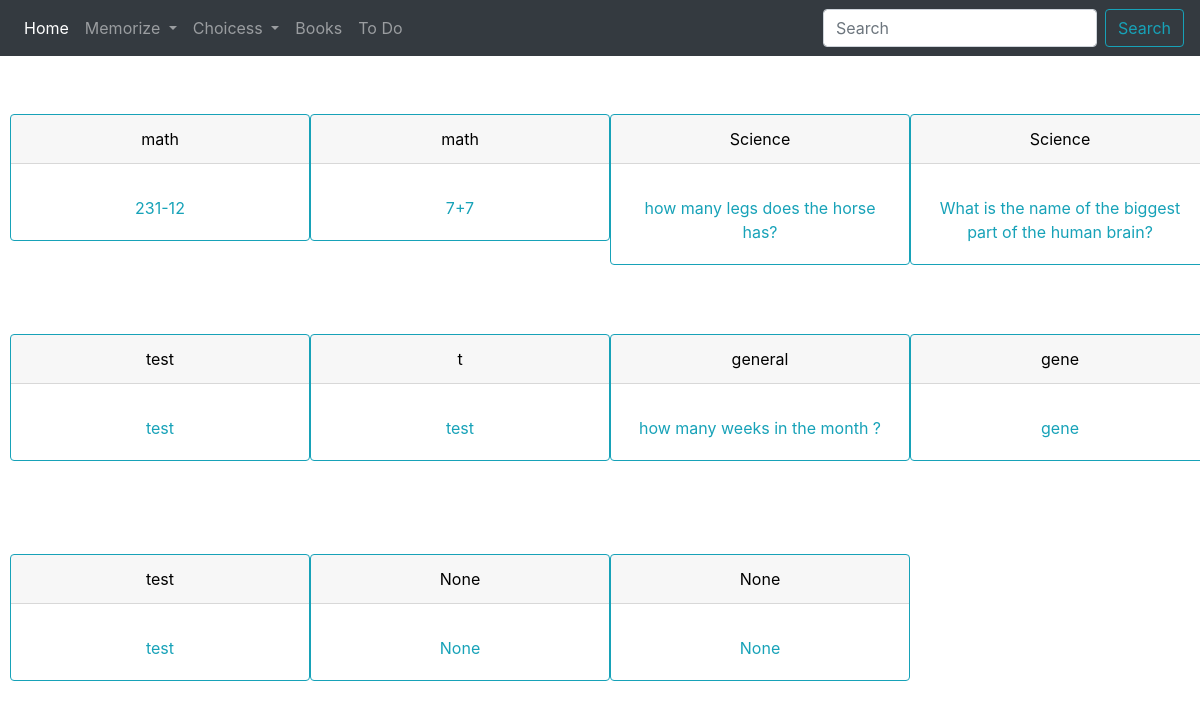
Before: / with the older database file.
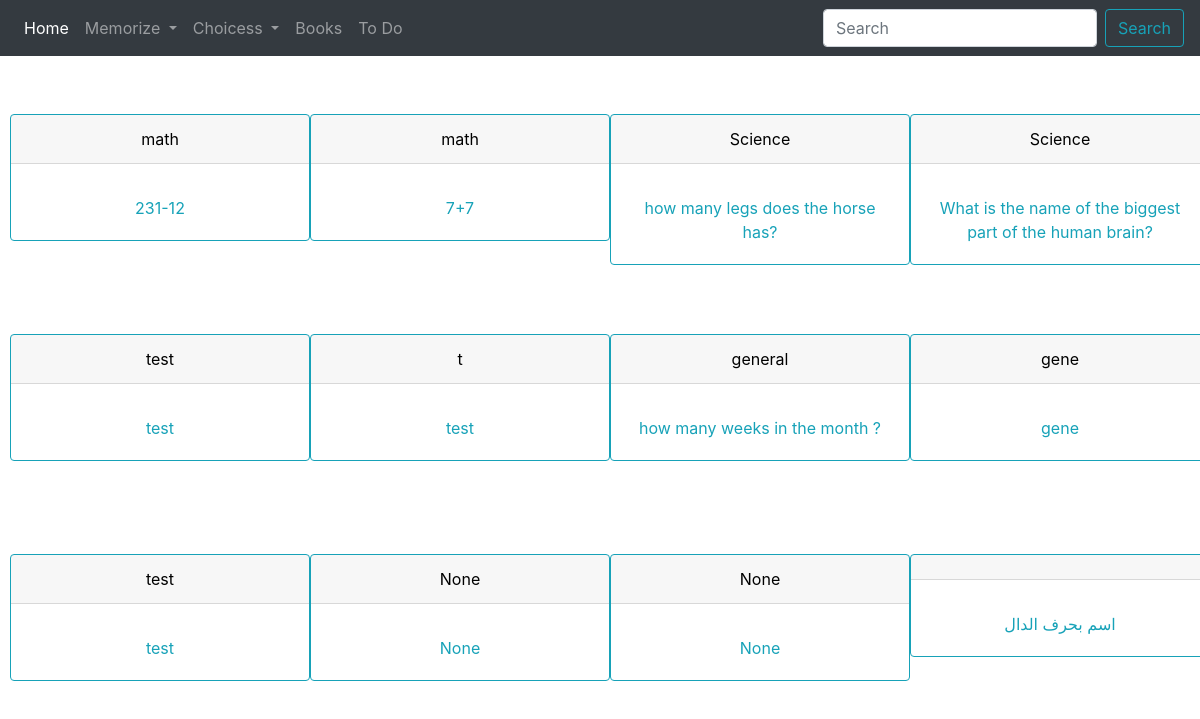
After: the same page with the newer database file.
### cards/models.py (models this page shows, shortened)
class Cards(models.Model):
    title = models.CharField(max_length=200, null=True, blank=True)
    question = models.CharField(max_length=200, null=True, blank=True)
    answer = models.CharField(max_length=200, null=True, blank=True)

### cards/views.py (the view)
# urls.py: path('', views.home_view, name='home'),
def home_view(request):
    obj = Cards.objects.all()
    template_name = 'cards/flash_cards.html'
    context = {'obj': obj}
    return render(request, template_name, context)

### cards/templates/cards/flash_cards.html (shortened to what this page needs)
{% extends 'cards/base.html'%}
{% block body_block%}
{%for o in obj%}
    <div class='column'>
      <div class="flip-card">
        <div class="flip-card-inner">
          <div class="flip-card-front">
            <div class="card border-info mb-3" >
                <div class="card-header">{{o.title}}</div>
                  <div class="card-body text-info">
                    <p class="card-text">{{o.question}}</p>
                  </div>
                        <div class="flip-card-back">
                      <div class="card text-white bg-info mb-3" >
                        <div class="card-header">{{o.title}}</div>
                          <div class="card-body">
                        <h3 class="card-text">{{o.answer}}</h3>
                      </div>
                  </div>
                </div>
              </div>
            </div>
          </div>
        </div>
</div>
{%endfor%}
{% endblock %}

### cards/templates/cards/base.html (shortened to what this page needs)
<!DOCTYPE html>
<html>
<head>
	<link rel="stylesheet" href="https://maxcdn.bootstrapcdn.com/bootstrap/4.0.0/css/bootstrap.min.css">
</head>
<body>
	<div>
	{%include 'cards/nav_bar.html'%}
	</div>
	<br>
	<br>
	<div>
		{% block body_block%}
		{%endblock%}
	</div>
</body>
</html>

### cards/templates/cards/nav_bar.html (shortened to what this page needs)
<nav class="navbar navbar-expand-lg navbar-dark bg-dark">
  <div class="collapse navbar-collapse" id="navbarTogglerDemo01">
    <ul class="navbar-nav mr-auto mt-2 mt-lg-0">
      <li class="nav-item active">
        <a class="nav-link" href="{%url 'home'%}">Home <span class="sr-only">(current)</span></a>
      </li>
        <li class="nav-item dropdown">
        <a class="nav-link dropdown-toggle" href="{%url 'home'%}" id="navbarDropdownMenuLink" data-toggle="dropdown" aria-haspopup="true" aria-expanded="false">
          Memorize
        </a>
         <li class="nav-item dropdown">
        <a class="nav-link dropdown-toggle" href="{%url 'home'%}" id="navbarDropdownMenuLink" data-toggle="dropdown" aria-haspopup="true" aria-expanded="false">
          Choicess
        </a>
        <li class="nav-item">
        <a class="nav-link" href="#">Books</a>
      </li>
         <li class="nav-item">
        <a class="nav-link" href="#">To Do</a>
        </li>
    </ul>
    <form class="form-inline my-2 my-lg-0">
      <input class="form-control mr-sm-2" type="search" placeholder="Search" aria-label="Search">
      <button class="btn btn-outline-info" type="submit">Search</button>
    </form>
  </div>
</nav>

### cards/templates/cards/flash_cards.html (style rules this page uses)
.flip-card { background-color: transparent; width: 300px; height: 200px; perspective: 1000px; }
.flip-card-inner { position: relative; width: 100%; height: 100%; text-align: center; transition: transform 0.8s; transform-style: preserve-3d; }
.flip-card-front, .flip-card-back { position: absolute; width: 100%; height: 100%; -webkit-backface-visibility: hidden; backface-visibility: hidden; }
.flip-card-front { color: black; }
.flip-card-back { color: white; transform: rotateY(180deg); }
.column { float: left; width: 25%; padding:10px; }

Changed rows visible on the page:
added Cards: question "اسم بحرف الدال", answer "دينا"
